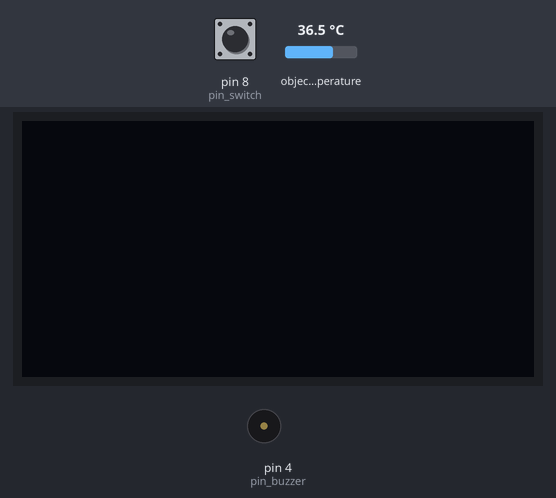
This sketch was run on a simulated Arduino Uno, built with avr-gcc and run on an emulated ATmega328P. Parts: 128×64 one-colour display, buzzer (waves = sounding). The inputs (shaded band) are chosen by the test bench; at power-on: pin 8 (pin_switch) HIGH, object temperature 36.5 °C.

Above: at 1.2 s.
1.3 s: pin 8 (pin_switch) pulled LOW for 3.2 s
At 1.9 s:
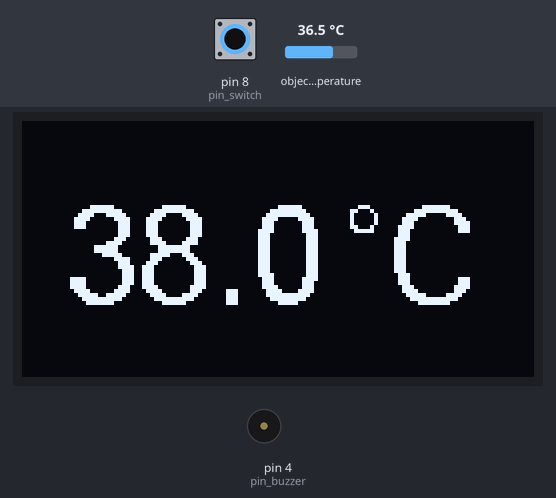
At 4.7 s:
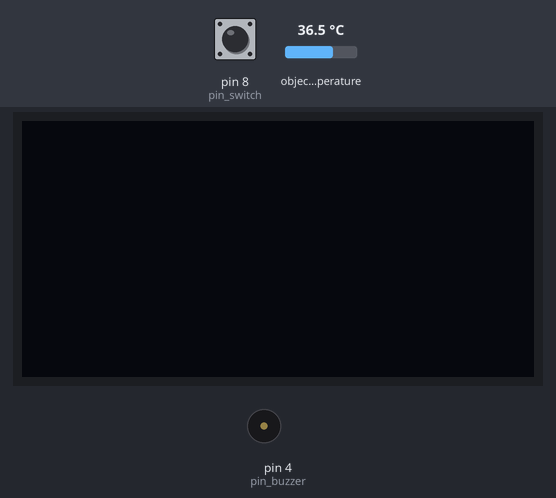
Timing chart, 0 to 8.5 s (numbered marks = the images above; inputs shaded):
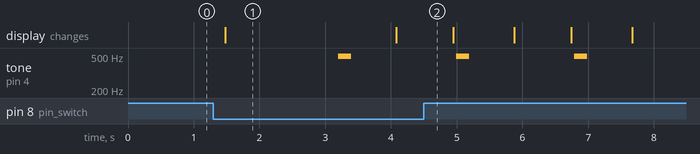

The sketch:

Java_Project.ino
```cpp
#include <Wire.h>
#include <Adafruit_MLX90614.h>
#include "U8glib.h"

Adafruit_MLX90614 mlx = Adafruit_MLX90614();
U8GLIB_SH1106_128X64 u8g(U8G_I2C_OPT_NONE); // I2C / TWI
int pin_buzzer = 4;
int pin_switch = 8;

void beep(){
  // beep
  for (int i = 0; i < 800; i+=8)
  {
    digitalWrite(pin_buzzer, LOW);
    delay(1);
    digitalWrite(pin_buzzer, HIGH);
    delay(1);
  }
}

void showText(float temperature){
  // 顯示
  u8g.firstPage();
  do{
    u8g.setFont(u8g_font_fur25);
    u8g.setPrintPos(10, 46);
    u8g.print(temperature, 1);
    u8g.drawStr(80, 46, "\260C"); // "\260C" => 度c
  } while (u8g.nextPage());
}

void showBlank(){
  // 顯示
  u8g.firstPage();
  do{
    u8g.drawStr(0, 0, "");
  } while (u8g.nextPage());
}

float getTemperture(){
  // 紀錄溫度
  float preTemperature = 0.0;

  // 紀錄時間
  unsigned long time = millis();
  unsigned long next_time = millis();

  // 若1.5--秒溫度差距小於0.2
  while (next_time-time < 1500){
    // 下一個時間
    next_time = millis();

    // 若放開按鈕則退出
    if (digitalRead(pin_switch) == HIGH) return -99.9;

    // 抓取溫度
    float temperature = mlx.readObjectTempC() + 1.45;


    // 若差距超過0.2, 重新記錄時間
    if (abs(preTemperature - temperature) > 0.2){
      preTemperature = temperature;
      time = next_time;
    }

    showText(temperature);
  }

  // 回傳時間
  return preTemperature;
}

void showResult(float temperature){
  // 記錄次數
  int count = 0;

  // 顯示3次
  while (count < 6){
    // 顯示溫度並發出聲音
    if (count % 2 == 0){
      showText(temperature);
      beep();
    }

    // 不顯示
    else{
      showBlank();
    }

    delay(700);
    count++;
  }
}


void setup() {
  Serial.begin(9600);
  pinMode(pin_buzzer, OUTPUT);
  pinMode(pin_switch, INPUT_PULLUP);

  mlx.begin();  // 開始抓溫度
}

void loop() {
  // 查看是否按下按鈕
  boolean pin_switch_state = digitalRead(pin_switch);

  // 若按下按鈕
  if (pin_switch_state == LOW){
    // 抓取溫度
    float temperature = getTemperture();

    // 若沒有中途放開
    if (temperature >= 0){
      // 顯示結果
      showResult(temperature);
    }
  }
  else{
    // 不顯示
    showBlank();
  }
}
```

Measured:
- after the input at 1.3 s, tone on pin 4 (pin_buzzer): alternates 496 Hz for 0.20 s and silent for 1.6 s, 6 changes in all, then stays silent, starting after 1.9 s; the display: changes after 0.18 s (image 1)
- what the display in image 1 shows lasts 2.6 s, from 1.5 s to 4.1 s
